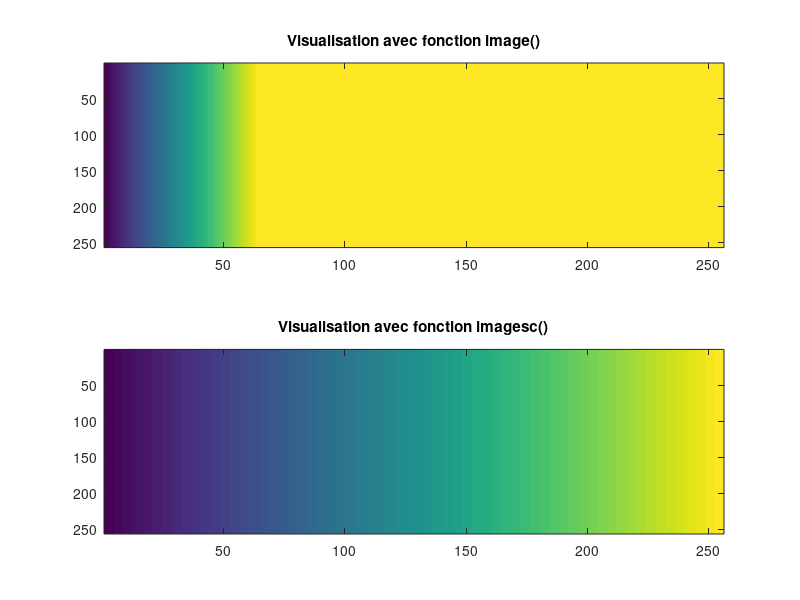
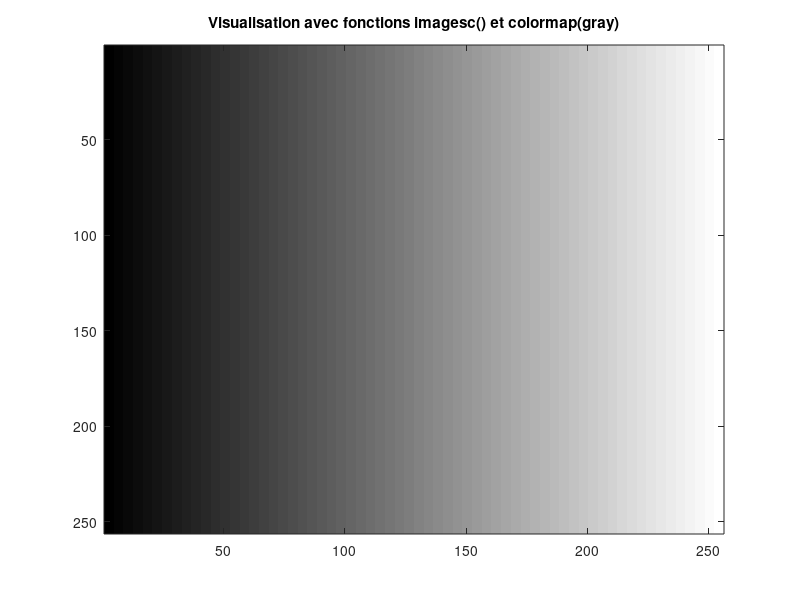
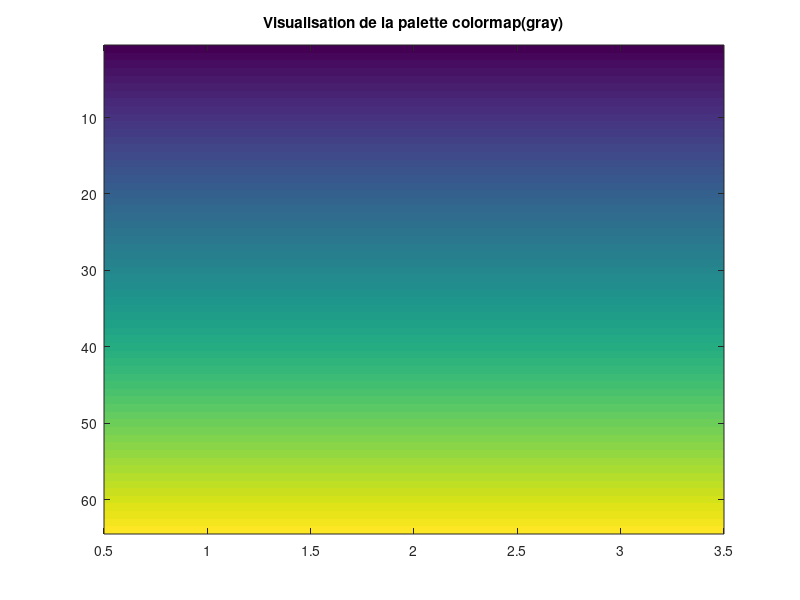
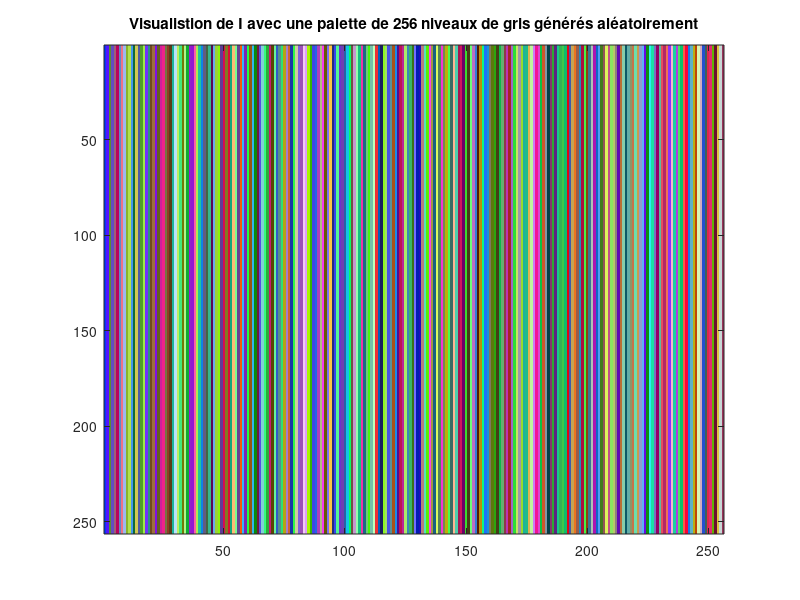

MATLAB code for these plots, in order:
%% Exercice 2
% ASI 4 - Thibault THEOLOGIEN - Eliott RENAUD

clear;
close all;
clc;

N = 256;
I = zeros(N, N);

for i=1:N
  for j=1:N
    I(i, j) = j;
  end
end

figure();
subplot(2,1,1);
image(I);
title('Visualisation avec fonction image()');

subplot(2,1,2);
imagesc(I);
title('Visualisation avec fonction imagesc()');

% La fonction image() n'utilise que les 64 couleurs de matlab et se retrouve 
% "bloqué" surla couleur jaune pour des valeurs > 64
% imagesc va adapter l'image pour donner l'illusion d'avoir plus de
% couleurs (bien que matlab utilise ENCORE 64 couleurs)

figure();
imagesc(I);
colormap('gray');
title('Visualisation avec fonctions imagesc() et colormap(gray)');

paletteGray = colormap('gray');
figure();
imagesc(paletteGray);
title('Visualisation de la palette colormap(gray)');

paletteRand256 = rand(256, 3);
figure();
imagesc(I);
colormap(paletteRand256);
title('Visualistion de I avec une palette de 256 niveaux de gris générés aléatoirement');

paletteGray256 = gray(256);
figure();
imagesc(I);
colormap(paletteGray256);
title('Visualistion de I avec une palette de 256 niveaux de gris');

% La figure 4 est juste une succession incohérente de bandes colorées
% puisque la palette est composé de couleurs aléatoires.
% Contrairement à la figure 2, on observe un dégradé de couleurs sans
% bande, parce que la palette 'gray' standard est un dégradé de 64 couleurs
% alors que paletteGray256 en contient 256.


paletteInvGray256 = flipud(paletteGray256);

figure();
imagesc(I);
colormap(paletteInvGray256);
title('Visualistion de I avec une palette de 256 niveaux de gris inversée');
% On osbserve bien un dégradé de gris dans l'ordre inverse

% CONCLUSION : image et imagesc generent par défaut des images en 64
% couleurs (sur chaque composante rgb)
% La fonction colormap() permet "d'indiquer" que l'image est en niveau de 
% gris (on a qu'une seule composante de niveau de gris allant de 0 à 255 
% alors que les trois composantes RGB sont necessaires).
% Par défaut le paramètre 'gray' de colormap utilise une matrice 64x3 alors
% alors que nous desirons une matrice 256x3, d'ou l'utilisation de
% gray(256)